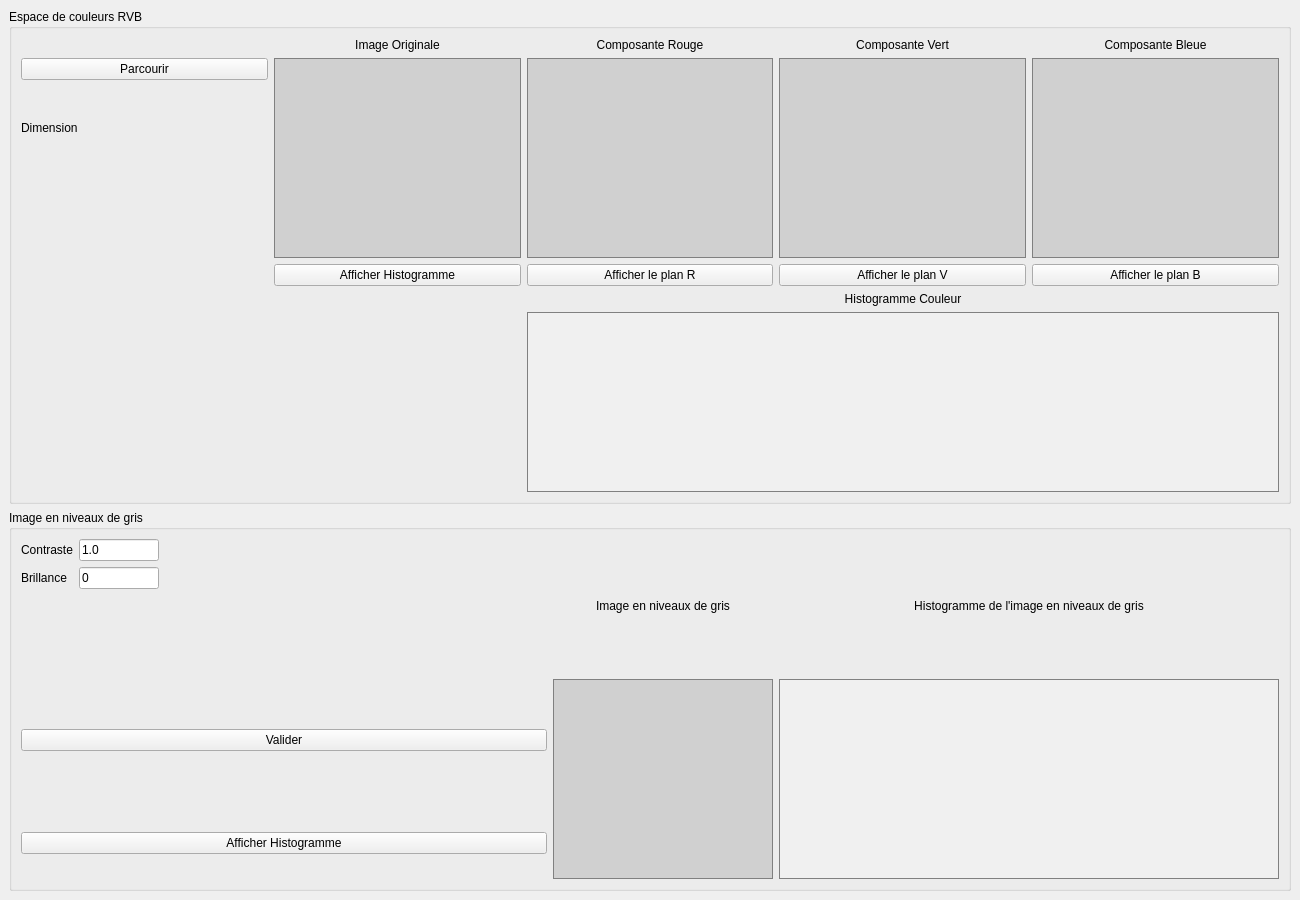
<?xml version="1.0" encoding="UTF-8"?>
<ui version="4.0">
 <class>MainWindow</class>
 <widget class="QMainWindow" name="MainWindow">
  <property name="geometry">
   <rect>
    <x>0</x>
    <y>0</y>
    <width>1300</width>
    <height>900</height>
   </rect>
  </property>
  <property name="windowTitle">
   <string>TP1 - Traitement d'Images Numériques</string>
  </property>
  <widget class="QWidget" name="centralwidget">
   <layout class="QVBoxLayout" name="mainLayout">

    <!-- ===== SECTION 1 : ESPACE DE COULEURS RVB ===== -->
    <item>
     <widget class="QGroupBox" name="groupBox_RGB">
      <property name="title">
       <string>Espace de couleurs RVB</string>
      </property>
      <layout class="QGridLayout" name="gridLayout_RGB">

       <!-- Ligne 0 : Titres des colonnes -->
       <item row="0" column="0">
        <widget class="QLabel" name="label_browse">
         <property name="text"><string></string></property>
        </widget>
       </item>
       <item row="0" column="1">
        <widget class="QLabel" name="label_title_orig">
         <property name="text"><string>Image Originale</string></property>
         <property name="alignment"><set>Qt::AlignCenter</set></property>
        </widget>
       </item>
       <item row="0" column="2">
        <widget class="QLabel" name="label_title_red">
         <property name="text"><string>Composante Rouge</string></property>
         <property name="alignment"><set>Qt::AlignCenter</set></property>
        </widget>
       </item>
       <item row="0" column="3">
        <widget class="QLabel" name="label_title_green">
         <property name="text"><string>Composante Vert</string></property>
         <property name="alignment"><set>Qt::AlignCenter</set></property>
        </widget>
       </item>
       <item row="0" column="4">
        <widget class="QLabel" name="label_title_blue">
         <property name="text"><string>Composante Bleue</string></property>
         <property name="alignment"><set>Qt::AlignCenter</set></property>
        </widget>
       </item>

       <!-- Ligne 1 : Bouton Parcourir + Images -->
       <item row="1" column="0">
        <layout class="QVBoxLayout">
         <item>
          <widget class="QPushButton" name="Browse">
           <property name="text"><string>Parcourir</string></property>
          </widget>
         </item>
         <item>
          <widget class="QLabel" name="label_dim_title">
           <property name="text"><string>Dimension</string></property>
          </widget>
         </item>
         <item>
          <widget class="QLabel" name="Dimensions">
           <property name="text"><string></string></property>
           <property name="alignment"><set>Qt::AlignLeft|Qt::AlignTop</set></property>
           <property name="minimumSize">
            <size><width>120</width><height>60</height></size>
           </property>
          </widget>
         </item>
        </layout>
       </item>
       <item row="1" column="1">
        <widget class="QLabel" name="OriginalImg">
         <property name="text"><string></string></property>
         <property name="alignment"><set>Qt::AlignCenter</set></property>
         <property name="minimumSize">
          <size><width>220</width><height>200</height></size>
         </property>
         <property name="styleSheet">
          <string>background-color: #d0d0d0; border: 1px solid gray;</string>
         </property>
        </widget>
       </item>
       <item row="1" column="2">
        <widget class="QLabel" name="RedChannel">
         <property name="text"><string></string></property>
         <property name="alignment"><set>Qt::AlignCenter</set></property>
         <property name="minimumSize">
          <size><width>220</width><height>200</height></size>
         </property>
         <property name="styleSheet">
          <string>background-color: #d0d0d0; border: 1px solid gray;</string>
         </property>
        </widget>
       </item>
       <item row="1" column="3">
        <widget class="QLabel" name="GreenChannel">
         <property name="text"><string></string></property>
         <property name="alignment"><set>Qt::AlignCenter</set></property>
         <property name="minimumSize">
          <size><width>220</width><height>200</height></size>
         </property>
         <property name="styleSheet">
          <string>background-color: #d0d0d0; border: 1px solid gray;</string>
         </property>
        </widget>
       </item>
       <item row="1" column="4">
        <widget class="QLabel" name="BlueChannel">
         <property name="text"><string></string></property>
         <property name="alignment"><set>Qt::AlignCenter</set></property>
         <property name="minimumSize">
          <size><width>220</width><height>200</height></size>
         </property>
         <property name="styleSheet">
          <string>background-color: #d0d0d0; border: 1px solid gray;</string>
         </property>
        </widget>
       </item>

       <!-- Ligne 2 : Boutons canaux -->
       <item row="2" column="1">
        <widget class="QPushButton" name="DisplayColorHist">
         <property name="text"><string>Afficher Histogramme</string></property>
        </widget>
       </item>
       <item row="2" column="2">
        <widget class="QPushButton" name="DisplayRedChan">
         <property name="text"><string>Afficher le plan R</string></property>
        </widget>
       </item>
       <item row="2" column="3">
        <widget class="QPushButton" name="DisplayGreenChan">
         <property name="text"><string>Afficher le plan V</string></property>
        </widget>
       </item>
       <item row="2" column="4">
        <widget class="QPushButton" name="DisplayBlueChan">
         <property name="text"><string>Afficher le plan B</string></property>
        </widget>
       </item>

       <!-- Ligne 3 : Label Histogramme Couleur + widget -->
       <item row="3" column="2" colspan="3">
        <widget class="QLabel" name="label_colorhist_title">
         <property name="text"><string>Histogramme Couleur</string></property>
         <property name="alignment"><set>Qt::AlignCenter</set></property>
        </widget>
       </item>

       <!-- Ligne 4 : Affichage histogramme couleur -->
       <item row="4" column="2" colspan="3">
        <widget class="QLabel" name="ColorHist">
         <property name="text"><string></string></property>
         <property name="alignment"><set>Qt::AlignCenter</set></property>
         <property name="minimumSize">
          <size><width>600</width><height>180</height></size>
         </property>
         <property name="styleSheet">
          <string>background-color: #f0f0f0; border: 1px solid gray;</string>
         </property>
        </widget>
       </item>

      </layout>
     </widget>
    </item>

    <!-- ===== SECTION 2 : IMAGE EN NIVEAUX DE GRIS ===== -->
    <item>
     <widget class="QGroupBox" name="groupBox_Gray">
      <property name="title">
       <string>Image en niveaux de gris</string>
      </property>
      <layout class="QGridLayout" name="gridLayout_Gray">

       <!-- Colonne 0 : Contraste, Brillance, Valider -->
       <item row="0" column="0">
        <layout class="QFormLayout">
         <item row="0" column="0">
          <widget class="QLabel" name="label_contrast">
           <property name="text"><string>Contraste</string></property>
          </widget>
         </item>
         <item row="0" column="1">
          <widget class="QLineEdit" name="Contrast">
           <property name="text"><string>1.0</string></property>
           <property name="maximumSize">
            <size><width>80</width><height>30</height></size>
           </property>
          </widget>
         </item>
         <item row="1" column="0">
          <widget class="QLabel" name="label_brightness">
           <property name="text"><string>Brillance</string></property>
          </widget>
         </item>
         <item row="1" column="1">
          <widget class="QLineEdit" name="Brightness">
           <property name="text"><string>0</string></property>
           <property name="maximumSize">
            <size><width>80</width><height>30</height></size>
           </property>
          </widget>
         </item>
        </layout>
       </item>
       <item row="1" column="0">
        <widget class="QPushButton" name="DisplayGrayImg">
         <property name="text"><string>Valider</string></property>
        </widget>
       </item>
       <item row="2" column="0">
        <widget class="QPushButton" name="DisplayGrayHist">
         <property name="text"><string>Afficher Histogramme</string></property>
        </widget>
       </item>

       <!-- Colonne 1 : Titre + Image niveaux de gris -->
       <item row="0" column="1">
        <widget class="QLabel" name="label_grayimg_title">
         <property name="text"><string>Image en niveaux de gris</string></property>
         <property name="alignment"><set>Qt::AlignCenter</set></property>
        </widget>
       </item>
       <item row="1" column="1" rowspan="2">
        <widget class="QLabel" name="GrayImg">
         <property name="text"><string></string></property>
         <property name="alignment"><set>Qt::AlignCenter</set></property>
         <property name="minimumSize">
          <size><width>220</width><height>200</height></size>
         </property>
         <property name="styleSheet">
          <string>background-color: #d0d0d0; border: 1px solid gray;</string>
         </property>
        </widget>
       </item>

       <!-- Colonne 2 : Titre + Histogramme gris -->
       <item row="0" column="2">
        <widget class="QLabel" name="label_grayhist_title">
         <property name="text"><string>Histogramme de l'image en niveaux de gris</string></property>
         <property name="alignment"><set>Qt::AlignCenter</set></property>
        </widget>
       </item>
       <item row="1" column="2" rowspan="2">
        <widget class="QLabel" name="GrayHist">
         <property name="text"><string></string></property>
         <property name="alignment"><set>Qt::AlignCenter</set></property>
         <property name="minimumSize">
          <size><width>500</width><height>200</height></size>
         </property>
         <property name="styleSheet">
          <string>background-color: #f0f0f0; border: 1px solid gray;</string>
         </property>
        </widget>
       </item>

      </layout>
     </widget>
    </item>

   </layout>
  </widget>
 </widget>
</ui>
